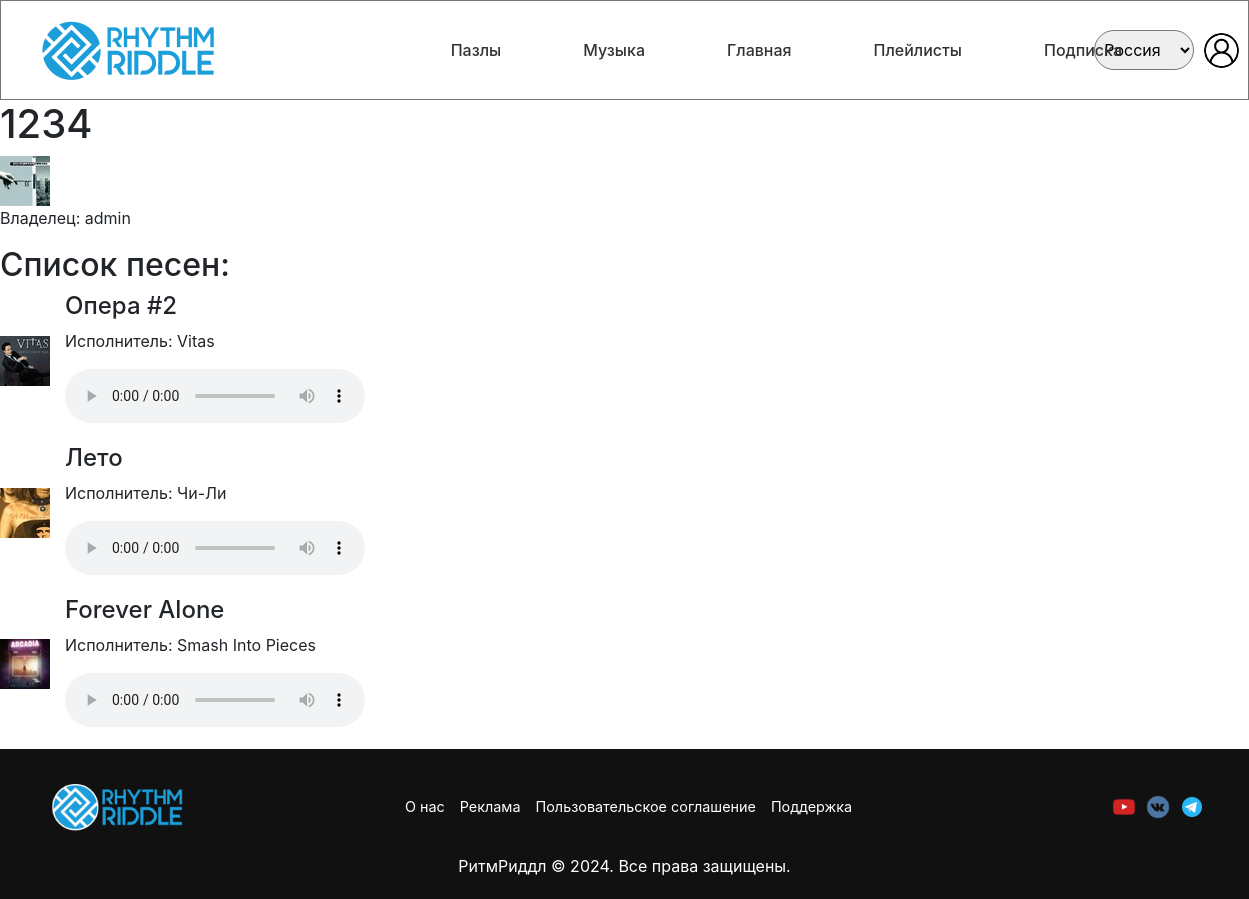
The app's page /main/playlists/2/ (signed in) with its own data.
### main/models.py (models this page shows, shortened)
class Playlist(models.Model):
    title = models.CharField(max_length=255)
    cover = models.ImageField(upload_to='covers/')
    owner = models.ForeignKey(User, on_delete=models.CASCADE)
    songs = models.ManyToManyField('Song', blank=True)
    class Meta:
        verbose_name = 'Плейлист'
        verbose_name_plural = 'Плейлисты'

class Song(models.Model):
    SONG_GENRE = [
        ('rock', 'Рок'),
        ('romance', 'Шансон'),
        ('disco', 'Диско'),
        ('dance', 'Танец'),
        ('pop', 'Поп'),
        ('rap', 'Рэп'),
        ('house', 'Хаус'),
        ('edm', 'Электро'),
        ('bandstand', 'Эстрада'),
    ]
    title = models.CharField(max_length=255)
    artist = models.CharField(max_length=255)
    song_genre = models.CharField(max_length=10, choices=SONG_GENRE, null=True, blank=True)
    file = models.FileField(upload_to='full_songs/')
    cover = models.ImageField(upload_to='covers/', blank=True, null=True)
    play_count = models.PositiveIntegerField(default=0)
    class Meta:
        verbose_name = 'Музыка'
        verbose_name_plural = 'Музыка'

### main/views.py (the view)
# urls.py: path('/playlists/<int:id>/', views.playlist_detail, name='playlist_detail'), # Содержание плейлиста
@login_required
def playlist_detail(request, id):
    playlist = get_object_or_404(Playlist, id=id)
    songs = playlist.songs.all()
    return render(request, 'main/playlist_detail.html', {
        'playlist': playlist,
        'songs': songs,
    })

### main/templates/main/playlist_detail.html (shortened to what this page needs)
{% extends 'main/layout.html' %}
{% load static %}
{% block extrastyles %}
    <link rel="stylesheet" href="{% static 'start/css/playlists.css' %}">
{% endblock %}
{% block content %}
<h1>{{ playlist.title }}</h1>
<img src="{{ playlist.cover.url }}" alt="Обложка {{ playlist.title }}">
<p>Владелец: {{ playlist.owner.username }}</p>
<h2>Список песен:</h2>
<ul>
    {% for song in songs %}
        <li>
            <div class="song-item">
                {% if song.cover %}
                    <img src="{{ song.cover.url }}" alt="Обложка {{ song.title }}" class="song-cover">
                {% endif %}
                <div class="song-info">
                    <h4>{{ song.title }}</h4>
                    <p>Исполнитель: {{ song.artist }}</p>
                    <audio controls>
                        <source src="{{ song.file.url }}" type="audio/mpeg">
                    </audio>
                </div>
            </div>
        </li>
    {% empty %}
        <li>В плейлисте нет песен.</li>
    {% endfor %}
</ul>
{% endblock %}

### start/static/start/css/header.css (style rules this page uses)
* { margin: 0; padding: 0; box-sizing: border-box; }

### start/static/start/css/layout.css (style rules this page uses)
html, body { height: 100%; margin: 0; display: flex; flex-direction: column; }

### main/static/main/css/playlists.css (style rules this page uses)
.song-item { display: flex; align-items: center; margin-bottom: 15px; }
.song-cover { width: 50px; height: 50px; margin-right: 15px; }
.song-info { flex-grow: 1; }

### records on screen
Playlist: title "1234", cover (picture), owner.username "admin"
Song: cover (picture), title "Опера #2", artist "Vitas"
Song: cover (picture), title "Лето", artist "Чи-Ли"
Song: cover (picture), title "Forever Alone", artist "Smash Into Pieces"
